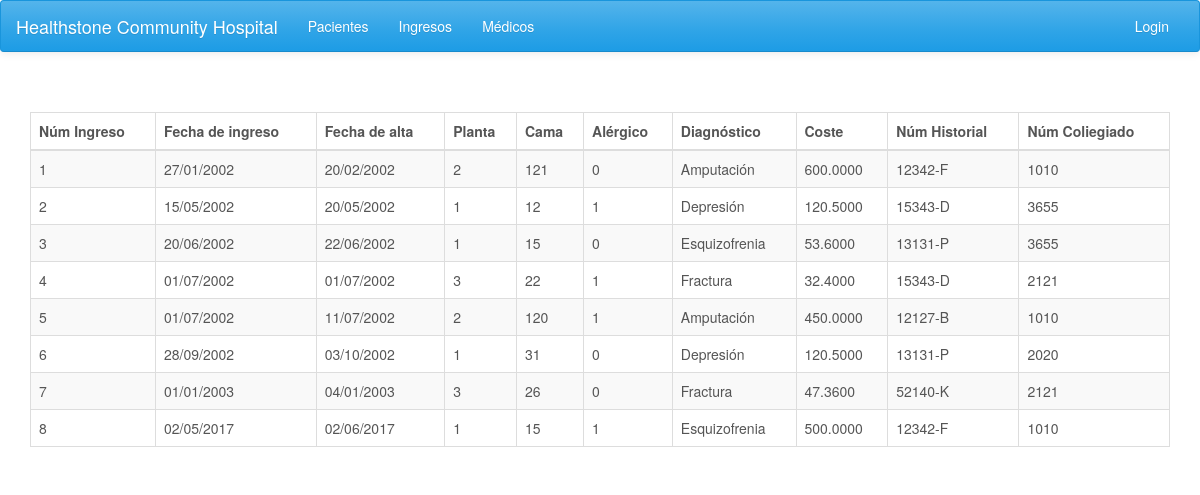
/ingresos.php, run on the app's committed database.
### tables this page shows
CREATE TABLE IF NOT EXISTS `ingresos` (
  `Num_Ingreso` int(10) NOT NULL,
  `FIngreso` datetime DEFAULT NULL,
  `FAlta` datetime DEFAULT NULL,
  `Planta` varchar(2) DEFAULT NULL,
  `Cama` varchar(3) DEFAULT NULL,
  `Alergico` bit(1) NOT NULL,
  `Diagnostico` varchar(40) DEFAULT NULL,
  `Coste` decimal(19,4) DEFAULT NULL,
  `Num_Historial` varchar(9) DEFAULT NULL,
  `Num_Colegiado` varchar(4) DEFAULT NULL,
  PRIMARY KEY (`Num_Ingreso`),
  KEY `Num_Historial` (`Num_Historial`),
  KEY `Num_Colegiado` (`Num_Colegiado`),
  CONSTRAINT `ingresos_ibfk_1` FOREIGN KEY (`Num_Historial`) REFERENCES `pacientes` (`Num_Historial`),
  CONSTRAINT `ingresos_ibfk_2` FOREIGN KEY (`Num_Colegiado`) REFERENCES `medicos` (`Num_Colegiado`)
);

### ingresos.php (the view, shortened to what this page needs)
<?php include 'header.php'; ?>
<div class="container">
  <br><br>
  <div class="row">
    <div class="col-lg-12 col-md-12 col-sm-12 col-sx-12">
      <?php
        require_once 'conexion.php';
        $sql = "SELECT Num_Ingreso, FIngreso, FAlta, Planta, Cama, Alergico, Diagnostico, Coste, Num_Historial, Num_Colegiado FROM ingresos;";
        $result = $conexion->query($sql);
        if ($result->num_rows > 0) {
            ?>
            <table class="table table-striped table-hover table-bordered">
              <thead>
                <tr>
                  <th>Núm Ingreso</th>
                  <th>Fecha de ingreso</th>
                  <th>Fecha de alta</th>
                  <th>Planta</th>
                  <th>Cama</th>
                  <th>Alérgico</th>
                  <th>Diagnóstico</th>
                  <th>Coste</th>
                  <th>Núm Historial</th>
                  <th>Núm Coliegiado</th>
                </tr>
              </thead>
              <tbody>
            <?php
             while($row = $result->fetch_assoc()) {
               ?>
                <tr>
                  <td style="vertical-align:middle"><?php echo $row["Num_Ingreso"] ?></td>
                  <td style="vertical-align:middle"><?php echo date_format(date_create($row["FIngreso"]), 'd/m/Y'); ?></td>
                  <td style="vertical-align:middle"><?php echo date_format(date_create($row["FAlta"]), 'd/m/Y'); ?></td>
                  <td style="vertical-align:middle"><?php echo $row["Planta"] ?></td>
                  <td style="vertical-align:middle"><?php echo $row["Cama"] ?></td>
                  <td style="vertical-align:middle"><?php echo $row["Alergico"] ?></td>
                  <td style="vertical-align:middle"><?php echo $row["Diagnostico"] ?></td>
                  <td style="vertical-align:middle"><?php echo $row["Coste"] ?></td>
                  <td style="vertical-align:middle"><?php echo $row["Num_Historial"] ?></td>
                  <td style="vertical-align:middle"><?php echo $row["Num_Colegiado"] ?></td>
                </tr>
               <?php
             }
            ?>
              </tbody>
            </table>
            <?php
        } else {
             echo "0 resultados";
        }
      ?>
    </div>
  </div>
</div>
<?php include 'footer.php'; ?>

### data on the page
ingresos: Num_Ingreso "1", FIngreso "27/01/2002", FAlta "20/02/2002", Planta "2", Cama "121", Alergico "0", Diagnostico "Amputación", Coste "600.0000", Num_Historial "12342-F", Num_Colegiado "1010"
ingresos: Num_Ingreso "2", FIngreso "15/05/2002", FAlta "20/05/2002", Planta "1", Cama "12", Alergico "1", Diagnostico "Depresión", Coste "120.5000", Num_Historial "15343-D", Num_Colegiado "3655"
ingresos: Num_Ingreso "3", FIngreso "20/06/2002", FAlta "22/06/2002", Planta "1", Cama "15", Alergico "0", Diagnostico "Esquizofrenia", Coste "53.6000", Num_Historial "13131-P", Num_Colegiado "3655"
ingresos: Num_Ingreso "4", FIngreso "01/07/2002", FAlta "01/07/2002", Planta "3", Cama "22", Alergico "1", Diagnostico "Fractura", Coste "32.4000", Num_Historial "15343-D", Num_Colegiado "2121"
ingresos: Num_Ingreso "5", FIngreso "01/07/2002", FAlta "11/07/2002", Planta "2", Cama "120", Alergico "1", Diagnostico "Amputación", Coste "450.0000", Num_Historial "12127-B", Num_Colegiado "1010"
ingresos: Num_Ingreso "6", FIngreso "28/09/2002", FAlta "03/10/2002", Planta "1", Cama "31", Alergico "0", Diagnostico "Depresión", Coste "120.5000", Num_Historial "13131-P", Num_Colegiado "2020"
ingresos: Num_Ingreso "7", FIngreso "01/01/2003", FAlta "04/01/2003", Planta "3", Cama "26", Alergico "0", Diagnostico "Fractura", Coste "47.3600", Num_Historial "52140-K", Num_Colegiado "2121"
ingresos: Num_Ingreso "8", FIngreso "02/05/2017", FAlta "02/06/2017", Planta "1", Cama "15", Alergico "1", Diagnostico "Esquizofrenia", Coste "500.0000", Num_Historial "12342-F", Num_Colegiado "1010"
